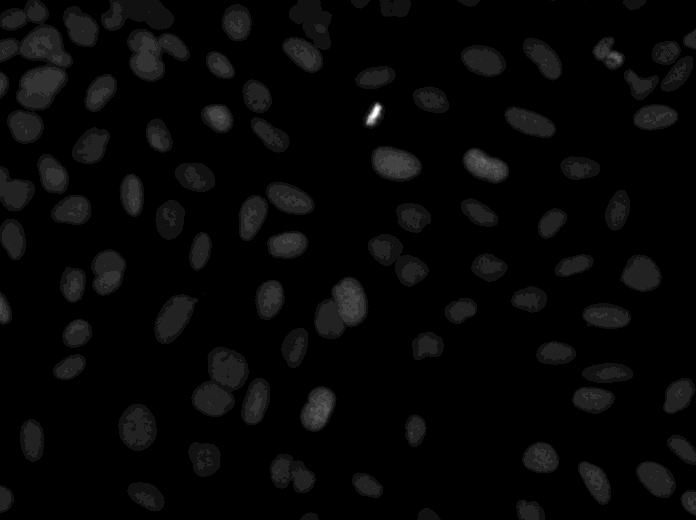
#> input picture IXMtest_A02_s1_w1051DAA7C-7042-435F-99F0-1E847D9B42CB.tif, 696 x 520 px; its folder holds only this picture in this run
$ python main.py
#> lines starting #> are read from the running program, lines starting #| are printed output that depends on the picture; after the words box and inside, x2 and y2 are one past the last pixel; in counts of white or black regions, pixels touching at a corner belong together
### src/image_analysis/preprocessing.py
from pathlib import Path

import numpy as np
import tifffile
from skimage import exposure
from skimage.filters import gaussian


def load_tiff_image(image_path: str | Path) -> np.ndarray:
    """Load a microscopy TIFF image."""
    path = Path(image_path)

    if not path.exists():
        raise FileNotFoundError(f"Image not found: {path}")

    image = tifffile.imread(path)
#> image is the input picture: shape (520, 696) uint16; min 120, max 4095, mean 248.1

    if image.ndim != 2:
        raise ValueError("Expected a single-channel, 2D microscopy image.")

    return image


def normalize_image(image: np.ndarray) -> np.ndarray:
    """Scale image intensities to the range 0–1 for visualization."""
    if image.size == 0:
        raise ValueError("Input image is empty.")

    return exposure.rescale_intensity(
        image.astype(np.float32),
        in_range="image",
        out_range=(0.0, 1.0),
    )


def smooth_image(
    image: np.ndarray,
    sigma: float = 1.0,
) -> np.ndarray:
    """Reduce image noise using Gaussian smoothing."""
#> called with sigma = 2
    if sigma <= 0:
        raise ValueError("Sigma must be greater than zero.")

    return gaussian(image, sigma=sigma, preserve_range=True)

### src/image_analysis/segmentation.py
import numpy as np
from scipy import ndimage as ndi
from skimage.filters import threshold_otsu
from skimage.measure import label
from skimage.morphology import remove_small_objects
from skimage.segmentation import watershed


def segment_otsu(
    image: np.ndarray,
    min_size: int = 30,
) -> np.ndarray:
    """Segment bright objects using Otsu thresholding."""
#> called with min_size = 30
    if image.size == 0:
        raise ValueError("Input image is empty.")

    if min_size < 1:
        raise ValueError("Minimum object size must be positive.")

    threshold = threshold_otsu(image)
#> threshold = 0.0653
    mask = image > threshold
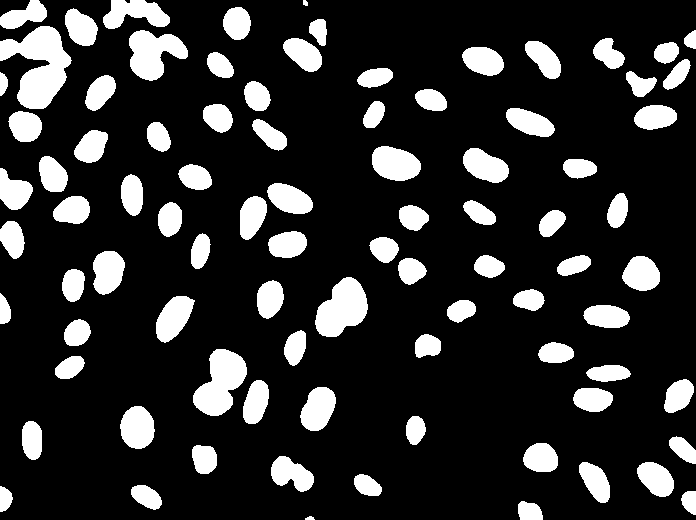
#> mask: shape (520, 696) bool; 17.9% white; 88 white regions, largest, box (x1, y1, x2, y2) and area: (0, 26, 72, 109) 3300, (193, 349, 247, 416) 2202, (315, 277, 368, 337) 2095

#> (the run stopped early here; a loop or call above may not have finished)

$ run again, on IXMtest_A15_s5_w1825174D4-ED30-490C-9635-6196417D6C9D.tif
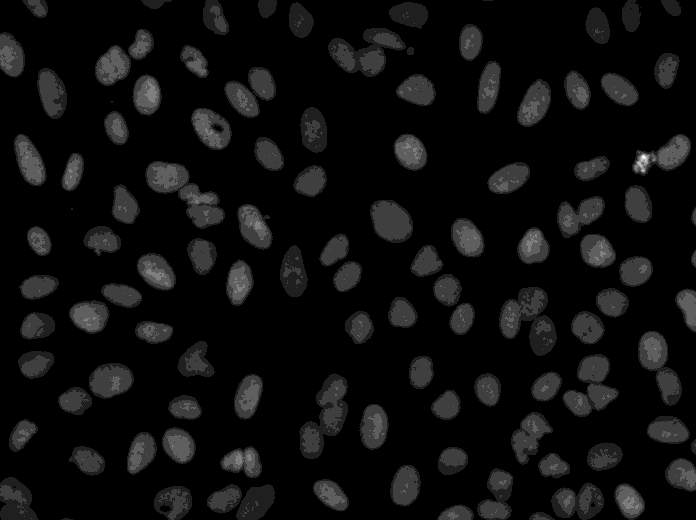
#> input picture IXMtest_A15_s5_w1825174D4-ED30-490C-9635-6196417D6C9D.tif, 696 x 520 px
#> in load_tiff_image, image is the input picture: shape (520, 696) uint16; min 120, max 2224, mean 265.6
#> threshold = 0.126
#> in segment_otsu, `mask = image > threshold`:
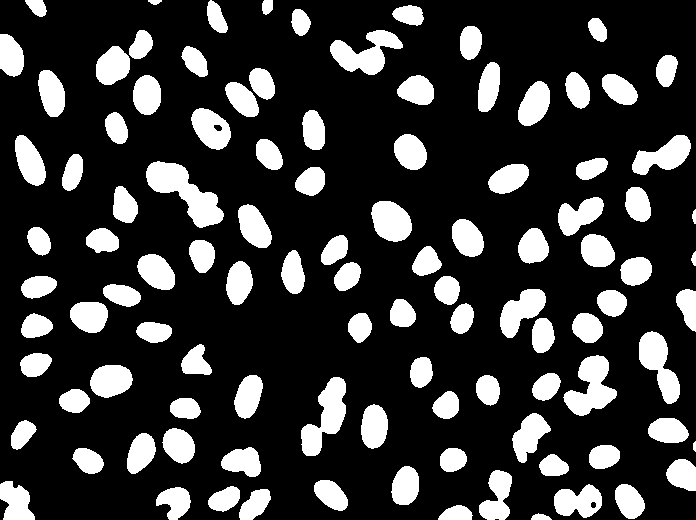
#> mask: shape (520, 696) bool; 21.7% white; 106 white regions, largest, box (x1, y1, x2, y2) and area: (146, 161, 224, 228) 2293, (301, 377, 346, 456) 1771, (563, 355, 617, 416) 1764

$ run again, on IXMtest_A16_s2_w15AF20A10-82AE-48FA-AC50-7AE8AC3AA544.tif
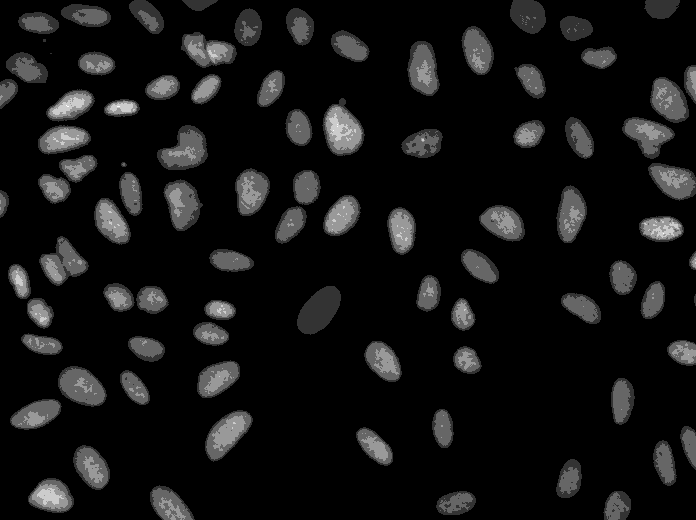
#> input picture IXMtest_A16_s2_w15AF20A10-82AE-48FA-AC50-7AE8AC3AA544.tif, 696 x 520 px
#> in load_tiff_image, image is the input picture: shape (520, 696) uint16; min 122, max 1357, mean 249
#> in smooth_image, `return gaussian(image, sigma=sigma, preserve_range=True)`:
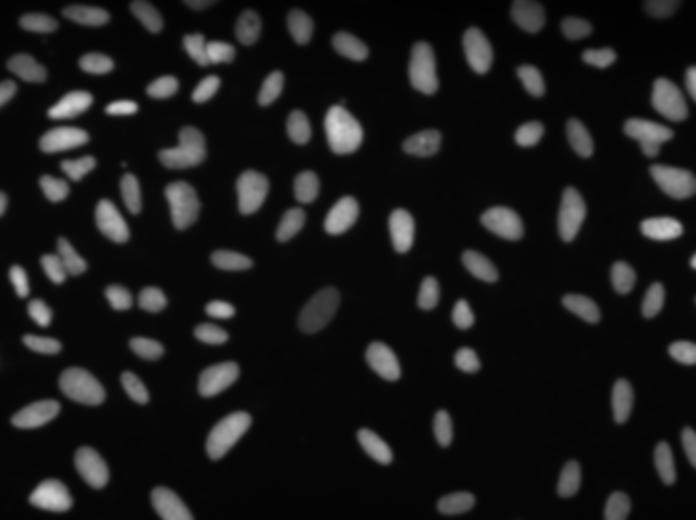
#> returned value: shape (520, 696) float32; min 0.00854, max 0.856, mean 0.103
#> threshold = 0.229
#> in segment_otsu, `mask = image > threshold`:
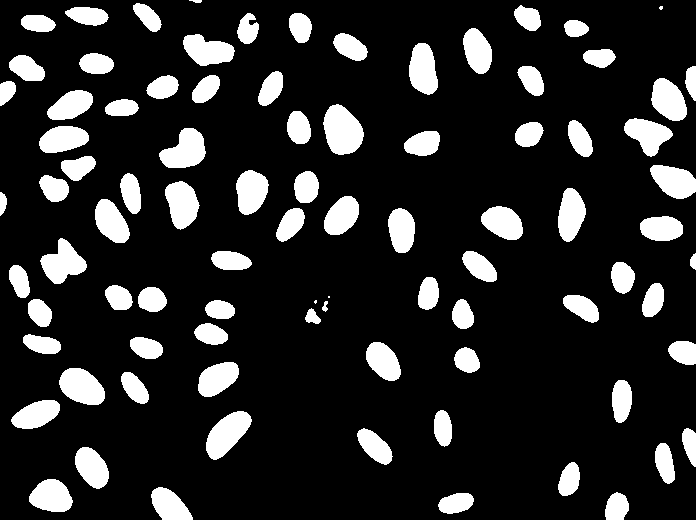
#> mask: shape (520, 696) bool; 16.3% white; 88 white regions (3 under 20 px), largest, box (x1, y1, x2, y2) and area: (323, 104, 364, 155) 1506, (206, 411, 252, 460) 1317, (159, 128, 206, 168) 1242

$ run again, on IXMtest_A16_s3_w1032BE329-E21B-4E1B-B4B8-58700685EE0C.tif
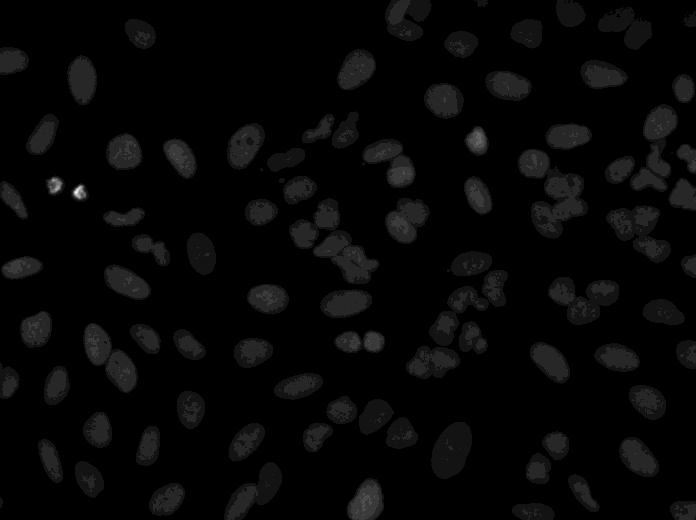
#> input picture IXMtest_A16_s3_w1032BE329-E21B-4E1B-B4B8-58700685EE0C.tif, 696 x 520 px
#> in load_tiff_image, image is the input picture: shape (520, 696) uint16; min 116, max 3409, mean 234.6
#> threshold = 0.0693
#> in segment_otsu, `mask = image > threshold`:
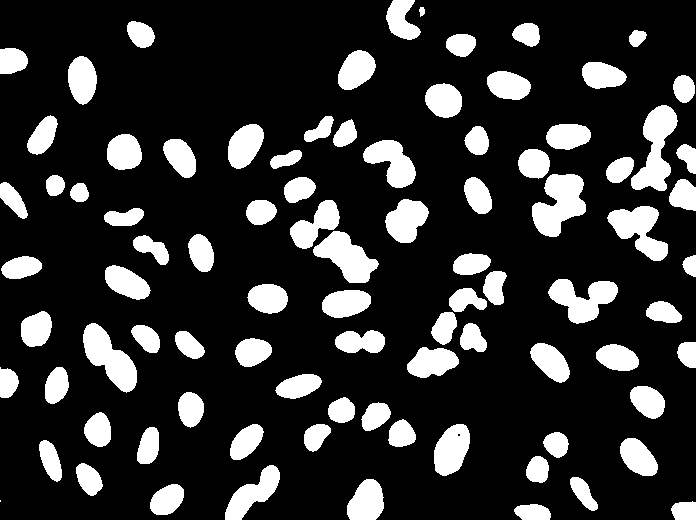
#> mask: shape (520, 696) bool; 19.3% white; 89 white regions (1 under 20 px), largest, box (x1, y1, x2, y2) and area: (532, 174, 586, 237) 2155, (631, 105, 678, 191) 2058, (83, 323, 137, 393) 1908

$ run again, on IXMtest_A06_s6_w1B9577918-4973-4A87-BA73-A168AA755527.tif
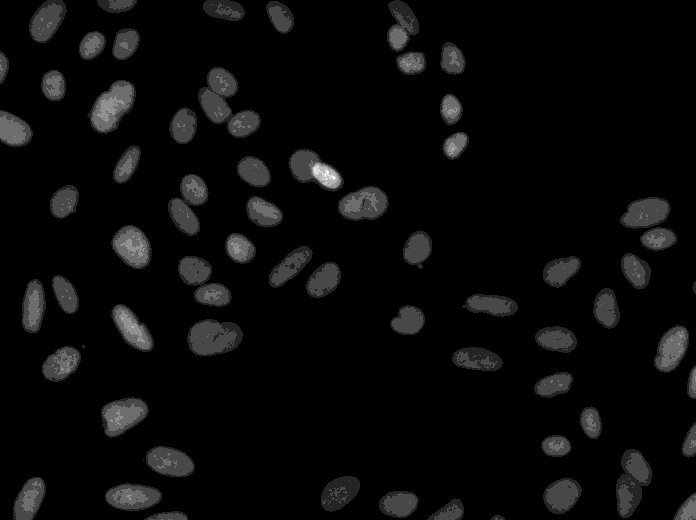
#> input picture IXMtest_A06_s6_w1B9577918-4973-4A87-BA73-A168AA755527.tif, 696 x 520 px
#> in load_tiff_image, image is the input picture: shape (520, 696) uint16; min 122, max 1998, mean 227.9
#> threshold = 0.148
#> in segment_otsu, `mask = image > threshold`:
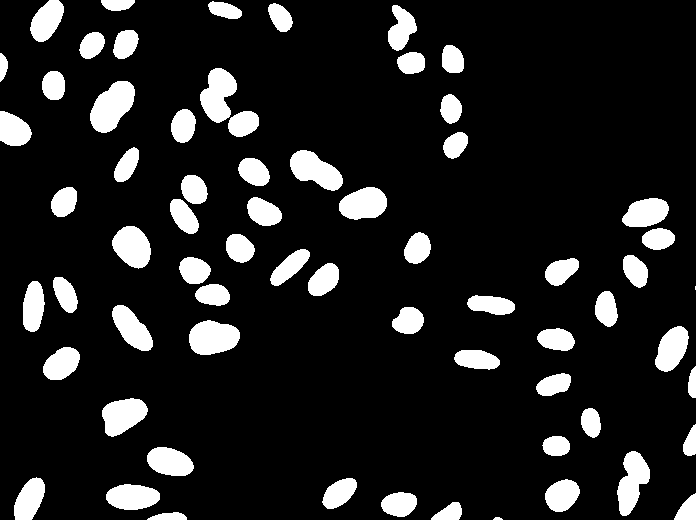
#> mask: shape (520, 696) bool; 12.7% white; 66 white regions (1 under 20 px), largest, box (x1, y1, x2, y2) and area: (90, 81, 135, 133) 1524, (189, 320, 240, 355) 1375, (200, 68, 237, 123) 1329
